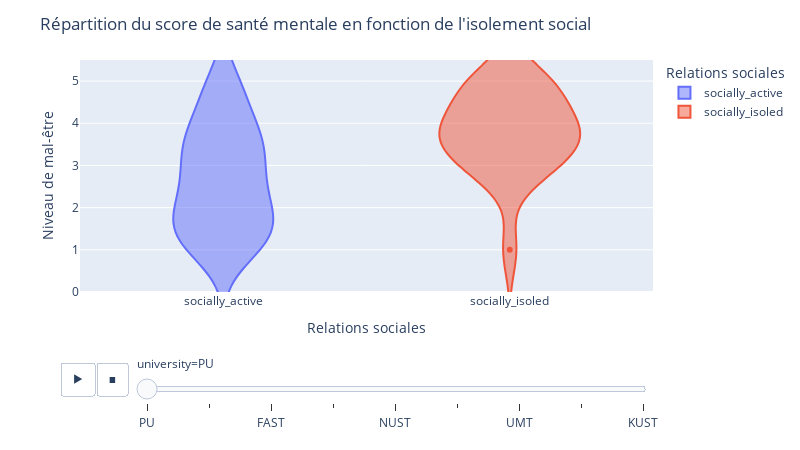

The notebook cell this image was saved under:
### Code cell
fig = px.violin(df, y="mental_ill", x = "relationship_group",animation_frame = 'university', color = "relationship_group",
                 labels={"mental_ill": "Niveau de mal-être", "relationship_group": "Relations sociales"} )
fig.update_layout(
    title = "Répartition du score de santé mentale en fonction de l'isolement social",
    yaxis_range=[0, 5.5],
    width=800,
    height=450)
fig.show()

### Figure 1 — Plotly figure (JSON) as saved in the notebook; plotly's stock layout.template omitted (floating-point values rounded to 4 significant figures)
{"data": [{"alignmentgroup": "True", "box": {"visible": false}, "hovertemplate": "Relations sociales=%{x}<br>university=PU<br>Niveau de mal-être=%{y}<extra></extra>", "legendgroup": "socially_active", "marker": {"color": "#636efa"}, "name": "socially_active", "offsetgroup": "socially_active", "orientation": "v", "scalegroup": "True", "showlegend": true, "type": "violin", "x": ["socially_active", "socially_active", "socially_active", "socially_active", "socially_active", "socially_active", "socially_active", "socially_active", "socially_active", "socially_active", "socially_active", "socially_active", "socially_active", "socially_active", "socially_active", "socially_active", "socially_active", "socially_active", "socially_active", "socially_active", "socially_active", "socially_active", "socially_active", "socially_active", "socially_active", "socially_active", "socially_active", "socially_active", "socially_active", "socially_active", "socially_active", "socially_active", "socially_active", "socially_active", "socially_active", "socially_active"], "x0": " ", "xaxis": "x", "y": [1.333, 2.333, 4.667, 1, 2.333, 4.667, 1.667, 3.667, 3.333, 2.667, 2.667, 3.667, 3.667, 1.667, 3, 3.667, 4.333, 1.333, 3, 1.333, 2.333, 5, 1.333, 2, 4, 3, 1, 1, 3.667, 1.333, 2, 5, 3.333, 2, 1.333, 1.667], "y0": " ", "yaxis": "y"}, {"alignmentgroup": "True", "box": {"visible": false}, "hovertemplate": "Relations sociales=%{x}<br>university=PU<br>Niveau de mal-être=%{y}<extra></extra>", "legendgroup": "socially_isoled", "marker": {"color": "#EF553B"}, "name": "socially_isoled", "offsetgroup": "socially_isoled", "orientation": "v", "scalegroup": "True", "showlegend": true, "type": "violin", "x": ["socially_isoled", "socially_isoled", "socially_isoled", "socially_isoled", "socially_isoled", "socially_isoled", "socially_isoled", "socially_isoled", "socially_isoled", "socially_isoled", "socially_isoled", "socially_isoled", "socially_isoled", "socially_isoled", "socially_isoled", "socially_isoled", "socially_isoled", "socially_isoled", "socially_isoled", "socially_isoled"], "x0": " ", "xaxis": "x", "y": [4.333, 4, 2.667, 3.667, 4.333, 5, 3, 5, 3.667, 5, 3.333, 1, 4.667, 3.667, 4, 3.667, 3, 5, 3, 3.667], "y0": " ", "yaxis": "y"}], "layout": {"height": 450, "legend": {"title": {"text": "Relations sociales"}, "tracegroupgap": 0}, "margin": {"t": 60}, "sliders": [{"active": 0, "currentvalue": {"prefix": "university="}, "len": 0.9, "pad": {"b": 10, "t": 60}, "steps": [{"args": [["PU"], {"frame": {"duration": 0, "redraw": true}, "fromcurrent": true, "mode": "immediate", "transition": {"duration": 0, "easing": "linear"}}], "label": "PU", "method": "animate"}, {"args": [["UET"], {"frame": {"duration": 0, "redraw": true}, "fromcurrent": true, "mode": "immediate", "transition": {"duration": 0, "easing": "linear"}}], "label": "UET", "method": "animate"}, {"args": [["FAST"], {"frame": {"duration": 0, "redraw": true}, "fromcurrent": true, "mode": "immediate", "transition": {"duration": 0, "easing": "linear"}}], "label": "FAST", "method": "animate"}, {"args": [["COMSATS"], {"frame": {"duration": 0, "redraw": true}, "fromcurrent": true, "mode": "immediate", "transition": {"duration": 0, "easing": "linear"}}], "label": "COMSATS", "method": "animate"}, {"args": [["NUST"], {"frame": {"duration": 0, "redraw": true}, "fromcurrent": true, "mode": "immediate", "transition": {"duration": 0, "easing": "linear"}}], "label": "NUST", "method": "animate"}, {"args": [["VU"], {"frame": {"duration": 0, "redraw": true}, "fromcurrent": true, "mode": "immediate", "transition": {"duration": 0, "easing": "linear"}}], "label": "VU", "method": "animate"}, {"args": [["UMT"], {"frame": {"duration": 0, "redraw": true}, "fromcurrent": true, "mode": "immediate", "transition": {"duration": 0, "easing": "linear"}}], "label": "UMT", "method": "animate"}, {"args": [["UOL"], {"frame": {"duration": 0, "redraw": true}, "fromcurrent": true, "mode": "immediate", "transition": {"duration": 0, "easing": "linear"}}], "label": "UOL", "method": "animate"}, {"args": [["KUST"], {"frame": {"duration": 0, "redraw": true}, "fromcurrent": true, "mode": "immediate", "transition": {"duration": 0, "easing": "linear"}}], "label": "KUST", "method": "animate"}], "x": 0.1, "xanchor": "left", "y": 0, "yanchor": "top"}], "title": {"text": "Répartition du score de santé mentale en fonction de l'isolement social"}, "updatemenus": [{"buttons": [{"args": [null, {"frame": {"duration": 500, "redraw": true}, "fromcurrent": true, "mode": "immediate", "transition": {"duration": 500, "easing": "linear"}}], "label": "&#9654;", "method": "animate"}, {"args": [[null], {"frame": {"duration": 0, "redraw": true}, "fromcurrent": true, "mode": "immediate", "transition": {"duration": 0, "easing": "linear"}}], "label": "&#9724;", "method": "animate"}], "direction": "left", "pad": {"r": 10, "t": 70}, "showactive": false, "type": "buttons", "x": 0.1, "xanchor": "right", "y": 0, "yanchor": "top"}], "violinmode": "overlay", "width": 800, "xaxis": {"anchor": "y", "categoryarray": ["socially_active", "socially_isoled"], "categoryorder": "array", "domain": [0, 1], "title": {"text": "Relations sociales"}}, "yaxis": {"anchor": "x", "domain": [0, 1], "range": [0, 5.5], "title": {"text": "Niveau de mal-être"}}}}
